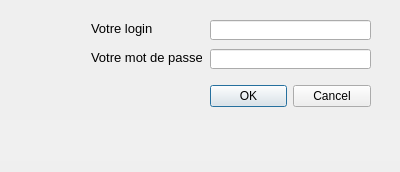
<?xml version="1.0" encoding="UTF-8"?>
<ui version="4.0">
 <class>ConnectionDialog</class>
 <widget class="QDialog" name="ConnectionDialog">
  <property name="geometry">
   <rect>
    <x>0</x>
    <y>0</y>
    <width>400</width>
    <height>172</height>
   </rect>
  </property>
  <property name="windowTitle">
   <string>Connexion à l'Espace collaboratif</string>
  </property>
  <property name="windowIcon">
   <iconset theme="ign"/>
  </property>
  <property name="modal">
   <bool>true</bool>
  </property>
  <widget class="QDialogButtonBox" name="buttonBox">
   <property name="geometry">
    <rect>
     <x>210</x>
     <y>80</y>
     <width>161</width>
     <height>32</height>
    </rect>
   </property>
   <property name="orientation">
    <enum>Qt::Horizontal</enum>
   </property>
   <property name="standardButtons">
    <set>QDialogButtonBox::Cancel|QDialogButtonBox::Ok</set>
   </property>
   <property name="centerButtons">
    <bool>true</bool>
   </property>
  </widget>
  <widget class="QLabel" name="lblLogo">
   <property name="geometry">
    <rect>
     <x>10</x>
     <y>10</y>
     <width>71</width>
     <height>71</height>
    </rect>
   </property>
   <property name="text">
    <string/>
   </property>
   <property name="pixmap">
    <pixmap>images/logo_IGN.png</pixmap>
   </property>
   <property name="scaledContents">
    <bool>true</bool>
   </property>
   <property name="wordWrap">
    <bool>false</bool>
   </property>
   <property name="openExternalLinks">
    <bool>false</bool>
   </property>
  </widget>
  <widget class="QLabel" name="lblPwd">
   <property name="geometry">
    <rect>
     <x>91</x>
     <y>49</y>
     <width>111</width>
     <height>16</height>
    </rect>
   </property>
   <property name="font">
    <font>
     <pointsize>10</pointsize>
    </font>
   </property>
   <property name="text">
    <string>Votre mot de passe</string>
   </property>
  </widget>
  <widget class="QLineEdit" name="lineEditPwd">
   <property name="geometry">
    <rect>
     <x>210</x>
     <y>49</y>
     <width>161</width>
     <height>20</height>
    </rect>
   </property>
   <property name="echoMode">
    <enum>QLineEdit::Password</enum>
   </property>
  </widget>
  <widget class="QTextEdit" name="textError">
   <property name="enabled">
    <bool>true</bool>
   </property>
   <property name="geometry">
    <rect>
     <x>0</x>
     <y>120</y>
     <width>401</width>
     <height>41</height>
    </rect>
   </property>
   <property name="palette">
    <palette>
     <active>
      <colorrole role="WindowText">
       <brush brushstyle="SolidPattern">
        <color alpha="255">
         <red>255</red>
         <green>0</green>
         <blue>0</blue>
        </color>
       </brush>
      </colorrole>
      <colorrole role="Text">
       <brush brushstyle="SolidPattern">
        <color alpha="255">
         <red>255</red>
         <green>0</green>
         <blue>0</blue>
        </color>
       </brush>
      </colorrole>
      <colorrole role="Base">
       <brush brushstyle="SolidPattern">
        <color alpha="255">
         <red>240</red>
         <green>240</green>
         <blue>240</blue>
        </color>
       </brush>
      </colorrole>
      <colorrole role="PlaceholderText">
       <brush brushstyle="NoBrush">
        <color alpha="128">
         <red>255</red>
         <green>0</green>
         <blue>0</blue>
        </color>
       </brush>
      </colorrole>
     </active>
     <inactive>
      <colorrole role="WindowText">
       <brush brushstyle="SolidPattern">
        <color alpha="255">
         <red>255</red>
         <green>0</green>
         <blue>0</blue>
        </color>
       </brush>
      </colorrole>
      <colorrole role="Text">
       <brush brushstyle="SolidPattern">
        <color alpha="255">
         <red>255</red>
         <green>0</green>
         <blue>0</blue>
        </color>
       </brush>
      </colorrole>
      <colorrole role="Base">
       <brush brushstyle="SolidPattern">
        <color alpha="255">
         <red>240</red>
         <green>240</green>
         <blue>240</blue>
        </color>
       </brush>
      </colorrole>
      <colorrole role="PlaceholderText">
       <brush brushstyle="NoBrush">
        <color alpha="128">
         <red>255</red>
         <green>0</green>
         <blue>0</blue>
        </color>
       </brush>
      </colorrole>
     </inactive>
     <disabled>
      <colorrole role="WindowText">
       <brush brushstyle="SolidPattern">
        <color alpha="255">
         <red>120</red>
         <green>120</green>
         <blue>120</blue>
        </color>
       </brush>
      </colorrole>
      <colorrole role="Text">
       <brush brushstyle="SolidPattern">
        <color alpha="255">
         <red>120</red>
         <green>120</green>
         <blue>120</blue>
        </color>
       </brush>
      </colorrole>
      <colorrole role="Base">
       <brush brushstyle="SolidPattern">
        <color alpha="255">
         <red>240</red>
         <green>240</green>
         <blue>240</blue>
        </color>
       </brush>
      </colorrole>
      <colorrole role="PlaceholderText">
       <brush brushstyle="NoBrush">
        <color alpha="128">
         <red>255</red>
         <green>0</green>
         <blue>0</blue>
        </color>
       </brush>
      </colorrole>
     </disabled>
    </palette>
   </property>
   <property name="font">
    <font>
     <family>MS Sans Serif</family>
     <weight>75</weight>
     <bold>true</bold>
    </font>
   </property>
   <property name="autoFillBackground">
    <bool>false</bool>
   </property>
   <property name="frameShape">
    <enum>QFrame::NoFrame</enum>
   </property>
   <property name="lineWidth">
    <number>0</number>
   </property>
   <property name="readOnly">
    <bool>true</bool>
   </property>
   <property name="html">
    <string>&lt;!DOCTYPE HTML PUBLIC &quot;-//W3C//DTD HTML 4.0//EN&quot; &quot;http://www.w3.org/TR/REC-html40/strict.dtd&quot;&gt;
&lt;html&gt;&lt;head&gt;&lt;meta name=&quot;qrichtext&quot; content=&quot;1&quot; /&gt;&lt;style type=&quot;text/css&quot;&gt;
p, li { white-space: pre-wrap; }
&lt;/style&gt;&lt;/head&gt;&lt;body style=&quot; font-family:'MS Sans Serif'; font-size:8.25pt; font-weight:600; font-style:normal;&quot;&gt;
&lt;p style=&quot;-qt-paragraph-type:empty; margin-top:0px; margin-bottom:0px; margin-left:0px; margin-right:0px; -qt-block-indent:0; text-indent:0px; font-size:8pt;&quot;&gt;&lt;br /&gt;&lt;/p&gt;&lt;/body&gt;&lt;/html&gt;</string>
   </property>
  </widget>
  <widget class="QLabel" name="lblLogin">
   <property name="geometry">
    <rect>
     <x>91</x>
     <y>20</y>
     <width>71</width>
     <height>16</height>
    </rect>
   </property>
   <property name="font">
    <font>
     <pointsize>10</pointsize>
    </font>
   </property>
   <property name="text">
    <string>Votre login</string>
   </property>
  </widget>
  <widget class="QLineEdit" name="lineEditLogin">
   <property name="geometry">
    <rect>
     <x>210</x>
     <y>20</y>
     <width>161</width>
     <height>20</height>
    </rect>
   </property>
  </widget>
 </widget>
 <resources/>
 <connections>
  <connection>
   <sender>buttonBox</sender>
   <signal>accepted()</signal>
   <receiver>ConnectionDialog</receiver>
   <slot>accept()</slot>
   <hints>
    <hint type="sourcelabel">
     <x>248</x>
     <y>254</y>
    </hint>
    <hint type="destinationlabel">
     <x>157</x>
     <y>274</y>
    </hint>
   </hints>
  </connection>
  <connection>
   <sender>buttonBox</sender>
   <signal>rejected()</signal>
   <receiver>ConnectionDialog</receiver>
   <slot>reject()</slot>
   <hints>
    <hint type="sourcelabel">
     <x>316</x>
     <y>260</y>
    </hint>
    <hint type="destinationlabel">
     <x>286</x>
     <y>274</y>
    </hint>
   </hints>
  </connection>
 </connections>
</ui>
